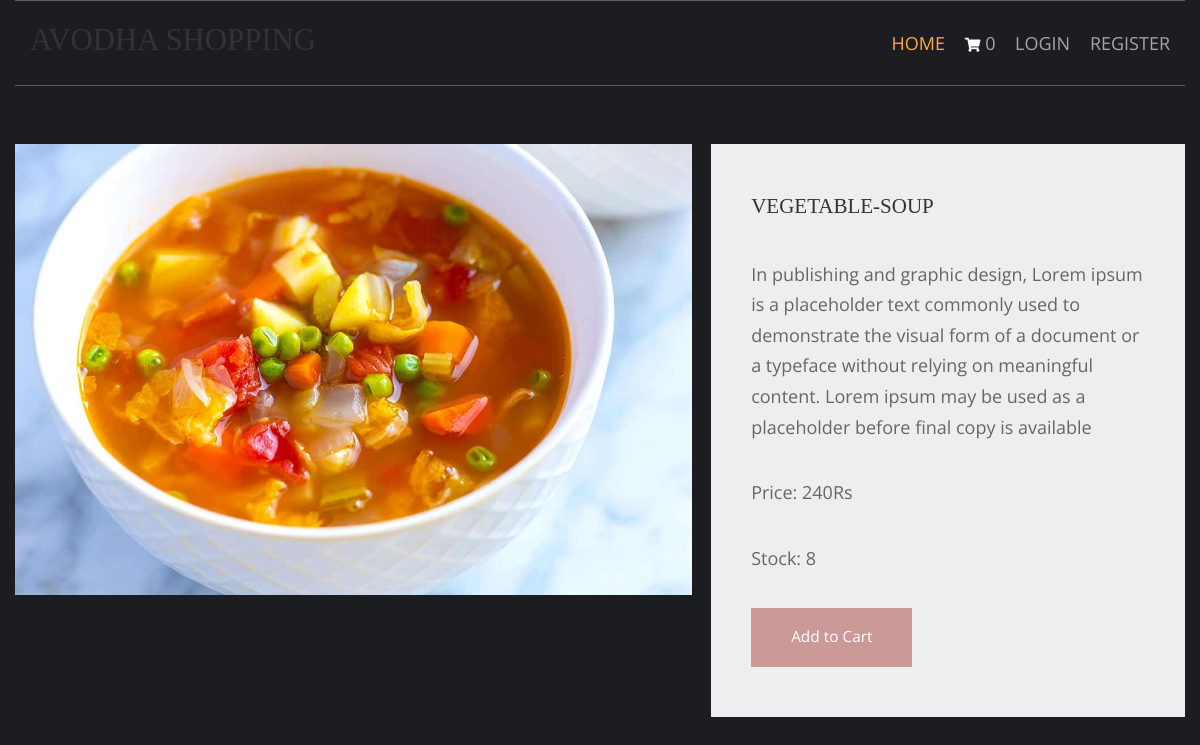
Page /vegetables-reciptes/vegetable-soup on the committed database.
### shop/models.py (models this page shows, shortened)
class products(models.Model):
    name=models.CharField(max_length=150,unique=True)
    slug=models.SlugField(max_length=250,unique=True)
    img=models.ImageField(upload_to='product')
    desc=models.TextField()
    stock=models.IntegerField()
    available=models.BooleanField()
    price=models.IntegerField()
    category=models.ForeignKey(categ,on_delete=models.CASCADE)

### shop/views.py (the view)
# urls.py: path('<slug:c_slug>/<slug:product_slug>',views.prodDetails,name='details'),
def prodDetails(request,c_slug,product_slug):
    try:
        prod=products.objects.get(category__slug=c_slug,slug=product_slug)
    except Exception as e:
        raise e
    return render(request,'item.html',{'pr':prod})

### cart/context_processor.py (called while the page is built)
def count(request):
    item_count=0;
    if 'admin' in request.path:
        return {}
    else:
        try:
            ct=cartlist.objects.filter(cart_id=c_id(request))
            cti=items.objects.all().filter(cart=ct[:1])
            for c in cti:
                item_count+=c.quan
        except cartlist.DoesNotExist:
            item_count=0
        return dict(itc=item_count)

### cart/views.py (called while the page is built)
def c_id(request):
    ct_id=request.session.session_key
    if not ct_id:
        ct_id=request.session.create()
    return ct_id

### templates/item.html (shortened to what this page needs)
{% extends 'base.html' %}
{% load static %}
{% block content %}
<!DOCTYPE html>
<html lang="en">
<head>
    <link href="{% static 'pr/fontawesome/css/all.min.css' %}" rel="stylesheet" />
    <link href="{% static 'pr/css/templatemo-comparto.css' %}" rel="stylesheet" />
</head>
<body>
    <br><br>
        <section class="tm-mb-1" id="about">
            <div class="tm-row tm-about-row">
                <div class="tm-section-1-l">
                    <img src="{{pr.img.url}}" alt="About image" class="tm-img-responsive">
                </div>
                <article class="tm-section-1-r tm-bg-color-8">
                    <h2 class="tm-mb-2 tm-title-color">{{pr.name}}</h2>
                    <p>{{pr.desc}}</p>
                    <p>Price: {{pr.price}}Rs</p>
                    <p>Stock: {{pr.stock}}</p>
{% if pr.stock <= 0 %}
<h1 style="color:red">Sorry Out of Stock</h1>
                {% else %}
                    <a href="{% url 'addcart' pr.id %}" class="tm-btn tm-btn-1 tm-link-to-services">Add to Cart</a>
{% endif %}
                </article>
            </div>
        </section>
</body>
</html>
{% endblock %}

### templates/base.html (shortened to what this page needs)
{% load static %}
<!DOCTYPE html>
<html lang="">
<head>
<link href="{% static 'hm/layout/styles/layout.css' %}" rel="stylesheet" type="text/css" media="all">
</head>
<body id="top">
<div class="wrapper row1">
    <header id="header" class="hoc clear">
      <div id="logo" class="fl_left">
        <h1><a href="/">AVODHA SHOPPING</a></h1>
      </div>
      <nav id="mainav" class="fl_right">
        <ul class="clear">
          <li class="active"><a href="{% url 'home' %}">Home</a></li>
          <li><a class="active" href="{% url 'cartDetails' %}"><i style="font-size:14px; color:white; " class="fa">&#xf07a;</i> {{itc}}</a></li>
          <li><a class="active" href="{% url 'logout' %}">Logout</a></li>
          <li><a class="active" href="{% url 'login' %}">Login</a></li>
          <li><a class="active" href="{% url 'register' %}">Register</a></li>
        </ul>
      </nav>
    </header>
</div>
{% block content %}
{% endblock %}
</body>
</html>

### static/hm/layout/styles/layout.css (style rules this page uses)
.row1 { border:solid; border-width:1px 0; }
#header #logo { margin:22px 0 0 0; }
#header #logo h1 { margin:0; padding:0; font-size:2.2rem; text-transform:uppercase; }
*, *::before, *::after { transition:all .3s ease-in-out; }
nav ul, nav ol { margin:0; padding:0; list-style:none; }
#mainav, #breadcrumb, .sidebar nav { line-height:normal; }
#mainav ul { text-transform:uppercase; }
#mainav li { display:inline-block; position:relative; margin:0 15px 0 0; padding:0; }
#mainav li:last-child { margin-right:0; }
#mainav li a { display:block; padding:30px 0; }
body { color:#A5A6AA; background-color:#1C1D21; }
a { color:#FBAB45; }
.row1 { border-color:rgba(255,255,255,.3); }
#header #logo h1 a { color:inherit; }
#mainav li a { color:inherit; }
#mainav .active a, #mainav a:hover, #mainav li:hover > a { color:#FBAB45; background-color:inherit; }
@media screen and (min-width:1140px) { .hoc { max-width:1140px; } }

### static/pr/css/templatemo-comparto.css (style rules this page uses)
*, *::before, *::after { box-sizing: border-box; outline: none; }
ul, h1, h2, h3, h4, p, figure { padding: 0; margin: 0; }
body { font-family: 'Open Sans', Arial, sans-serif; font-size: 18px; overflow-x: hidden; padding-left: 15px; padding-right: 15px; margin: 0; }
h2 { font-size: 1.5rem; }
a { transition: all 0.3s ease; text-decoration: none; }
p { color: #666; line-height: 1.7; margin-bottom: 35px; }
h1, h2, h3, h4, h5, h6 { color: #333; }
.tm-mb-1 { margin-bottom: 20px; }
.tm-mb-2 { margin-bottom: 40px; }
.tm-bg-color-8 { background-color: #EDEEEF; }
.tm-img-responsive { max-width: 100%; height: auto; }
.tm-section-1-l { width: 57.85%; margin-right: 1.65%; }
.tm-section-1-r { padding: 50px 40px; width: 40.5%; }
.tm-row { display: flex; }
.tm-btn { display: inline-block; padding: 15px 40px; font-size: 1.1rem; border: none; background-color: #CC9999; color: white; }
a { color: #666; }

### static/hm/layout/styles/framework.css (style rules this page uses)
html { overflow-y:scroll; overflow-x:hidden; }
html, body { margin:0; padding:0; font-size:14px; line-height:1.6em; }
*, *::before, *::after { box-sizing:border-box; }
.clear, .group { display:block; }
.clear::before, .clear::after, .group::before, .group::after { display:table; content:""; }
.clear, .clear::after, .group, .group::after { clear:both; }
a { outline:none; text-decoration:none; }
.fl_left, .imgl { float:left; }
.fl_right, .imgr { float:right; }
img { width:auto; max-width:100%; height:auto; margin:0; padding:0; border:none; line-height:normal; vertical-align:middle; }
body, input, textarea, select { font-family:Verdana, Geneva, sans-serif; }
h1, h2, h3, h4, h5, h6, .heading { font-family:Georgia, "Times New Roman", Times, serif; }
::placeholder { opacity:1; }
h1, h2, h3, h4, h5, h6, .heading { margin:0 0 20px 0; font-size:1.4rem; line-height:normal; font-weight:normal; text-transform:uppercase; }
.wrapper { display:block; position:relative; width:100%; margin:0; padding:0; text-align:left; word-wrap:break-word; }
.hoc { display:block; margin:0 auto; }
address, article, aside, figcaption, figure, footer, header, main, nav, section { display:block; margin:0; padding:0; }

### rows in the picture
products: img (picture), name "VEGETABLE-SOUP", desc "In publishing and graphic design, Lorem ipsum is a placeholder text commonly used to demonstrate the visual form of a document or a typeface without relying on meaningful content. Lorem ipsum may be used as a placeholder before final copy is available", price "240", stock "8"

### other values in the picture
{{ itc }} "0"
